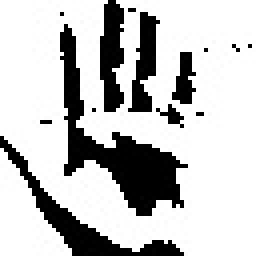
#> input picture Deep Learning/data/train/paper/12.jpg, 64 x 64 px, given in place of the camera (shown 4 times larger)
$ jupyter execute game.ipynb
#> lines starting #> are read from the running program, lines starting #| are printed output that depends on the picture; after the words box and inside, x2 and y2 are one past the last pixel; in counts of white or black regions, pixels touching at a corner belong together; pictures that were not available may be replaced by others from this repository, and a replacement may not be noted
[cell 1]
import cv2
import os
import numpy as np
from sklearn.metrics import pairwise

[cell 2]
vid=cv2.VideoCapture(0)
vid.set(3,1920)
vid.set(4,1080)
while True:
    ret,frame=vid.read()
#> frame is the input picture: shape (64, 64, 3); min 0, max 255, mean 195.4

    frame=cv2.flip(frame,1)
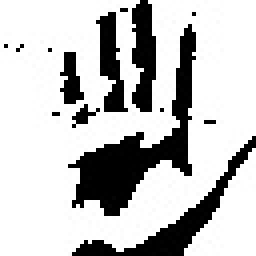
#> frame: shape (64, 64, 3) (shown 4 times larger); min 0, max 255, mean 195.4
    cv2.putText(frame,"GAME!!",(590,50),fontFace=cv2.FONT_HERSHEY_COMPLEX_SMALL,color=(260,145,0),thickness=2,fontScale=1.7)
    cv2.rectangle(frame,(0,70),(645,717),color=(255,0,0),thickness=2)
    cv2.rectangle(frame,(647,70),(1278,718),color=(0,0,255),thickness=2)
#     frame=cv2.cvtColor(frame,cv2.COLOR_RGB2GRAY)
    cv2.imshow("BOX",frame)
    if cv2.waitKey(1) & 0xff==27:
#> (key Esc is pressed here)
        break
vid.release()
cv2.destroyAllWindows()

[cell 3]
if not os.path.exists('data'):
    os.makedirs('data')
    os.makedirs('data/train')
    os.makedirs('data/test')
    os.makedirs('data/train/stone')
    os.makedirs('data/train/paper')
    os.makedirs('data/train/scissor')
    os.makedirs('data/test/stone')
    os.makedirs('data/test/paper')
    os.makedirs('data/test/scissor')

[cell 4]
mode='train'
dire='data/'+mode+'/'

cap=cv2.VideoCapture(0)

while(True):
    ret,frame=cap.read()

    frame=cv2.flip(frame,1)

    count_dic={'stone':len(os.listdir(dire+'/stone')),
              'paper':len(os.listdir(dire+'/paper')),
              'scissor':len(os.listdir(dire+'/scissor'))}
    cv2.putText(frame, "MODE : "+mode, (10, 50), cv2.FONT_HERSHEY_PLAIN, 1, (0,255,255), 1)
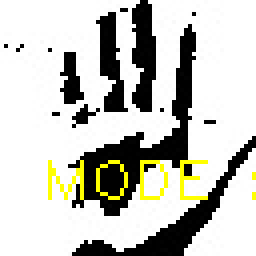
#> frame: shape (64, 64, 3) (shown 4 times larger); 2.78% of pixels changed, all inside (x1, y1, x2, y2) = (12, 40, 64, 50)
    cv2.putText(frame, "IMAGE COUNT", (10, 100), cv2.FONT_HERSHEY_PLAIN, 1, (0,255,255), 1)
    cv2.putText(frame, "STONE : "+str(count_dic['stone']), (10, 120), cv2.FONT_HERSHEY_PLAIN, 1, (0,255,255), 1)
    cv2.putText(frame, "PAPER : "+str(count_dic['paper']), (10, 140), cv2.FONT_HERSHEY_PLAIN, 1, (0,255,255), 1)
    cv2.putText(frame, "SCISSOR : "+str(count_dic['scissor']), (10, 160), cv2.FONT_HERSHEY_PLAIN, 1, (0,255,255), 1)

    x1 = int(0.5*frame.shape[1])
#> x1 = 32
#     print(x1)
    y1 = 10
    x2 = frame.shape[1]-10
#> x2 = 54
    y2 = int(0.5*frame.shape[1])
#> y2 = 32
    # Drawing the ROI
    # The increment/decrement by 1 is to compensate for the bounding box
    cv2.rectangle(frame, (x1-1, y1-1), (x2+1, y2+1), (255,0,0) ,1)
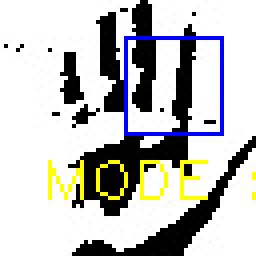
#> frame: shape (64, 64, 3) (shown 4 times larger); 2.34% of pixels changed, all inside (x1, y1, x2, y2) = (31, 9, 56, 34)
    # Extracting the ROI
    roi = frame[y1:y2, x1:x2]
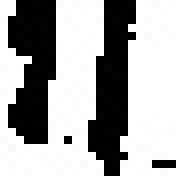
#> roi: shape (22, 22, 3) (shown 8 times larger); min 0, max 255, mean 165.3
    roi = cv2.resize(roi, (64, 64))
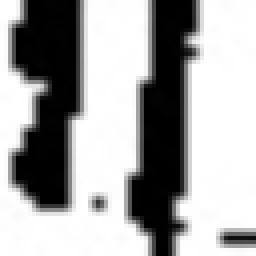
#> roi: shape (64, 64, 3) (shown 4 times larger); min 0, max 255, mean 165.3

    cv2.imshow("Frame", frame)

    roi = cv2.cvtColor(roi, cv2.COLOR_BGR2GRAY)
#> roi: shape (64, 64)
    _, roi = cv2.threshold(roi, 120, 255, cv2.THRESH_BINARY)
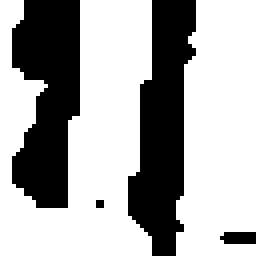
#> roi: shape (64, 64) (shown 4 times larger); 66.5% white; 4 black regions (1 under 20 px), largest, box (x1, y1, x2, y2) and area: (32, 0, 49, 64) 674, (3, 0, 20, 52) 668, (55, 58, 64, 61) 25
    cv2.imshow("ROI", roi)

    interrupt = cv2.waitKey(10)
#> (key Esc is pressed here)
    if interrupt & 0xFF == 27: # esc key
        break
    if interrupt & 0xFF == ord('0'):
        cv2.imwrite(dire+'stone/'+str(count_dic['stone'])+'.jpg', roi)
    if interrupt & 0xFF == ord('1'):
        cv2.imwrite(dire+'paper/'+str(count_dic['paper'])+'.jpg', roi)
    if interrupt & 0xFF == ord('2'):
        cv2.imwrite(dire+'scissor/'+str(count_dic['scissor'])+'.jpg', roi)

cap.release()
cv2.destroyAllWindows()
